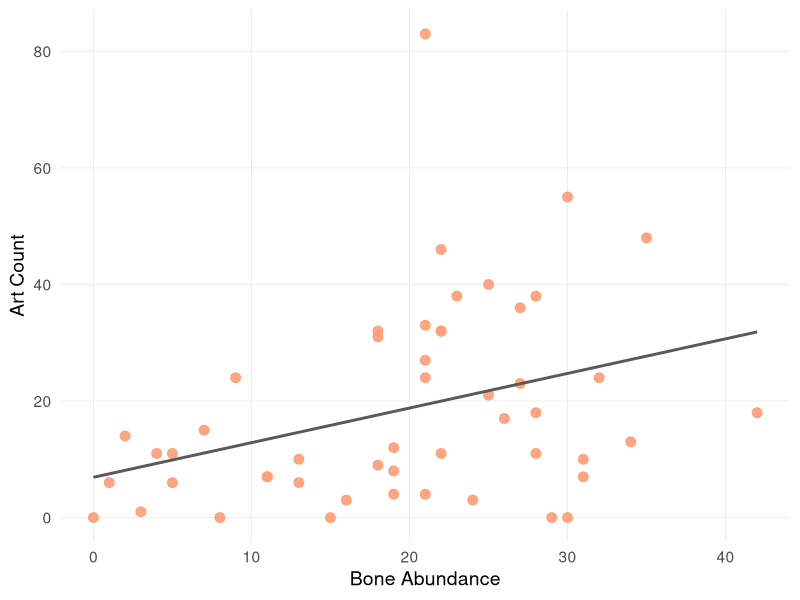

Here is the R script that generated this plot:
#libraries
library(tidyverse)
library(readr)

#load dataset
df <- read_csv("artBoneRicePatterson.csv")


#run pearson
cor.test(df$bone_abundance, df$art_count, method = "pearson")

# bone and ar count relationship graphic

ggplot(df, aes(x = bone_abundance, y = art_count)) +
  geom_point(color = "lightsalmon", size = 3, alpha = 0.95) +
  geom_smooth(method = "lm", se = FALSE, color = "gray35", linewidth = 1) +
  labs(
    x = "Bone Abundance",
    y = "Art Count"
  ) +
  theme_minimal(base_size = 14) +
  theme(
    panel.grid.minor = element_blank(),
    panel.grid.major = element_line(linewidth = 0.3)
  )
  

#create representative table with all regions combined
taxa_summary <- df %>%
  group_by(taxa) %>%
  summarise(
    total_art = sum(art_count),
    total_bone = sum(bone_abundance)
  )
View(taxa_summary)
